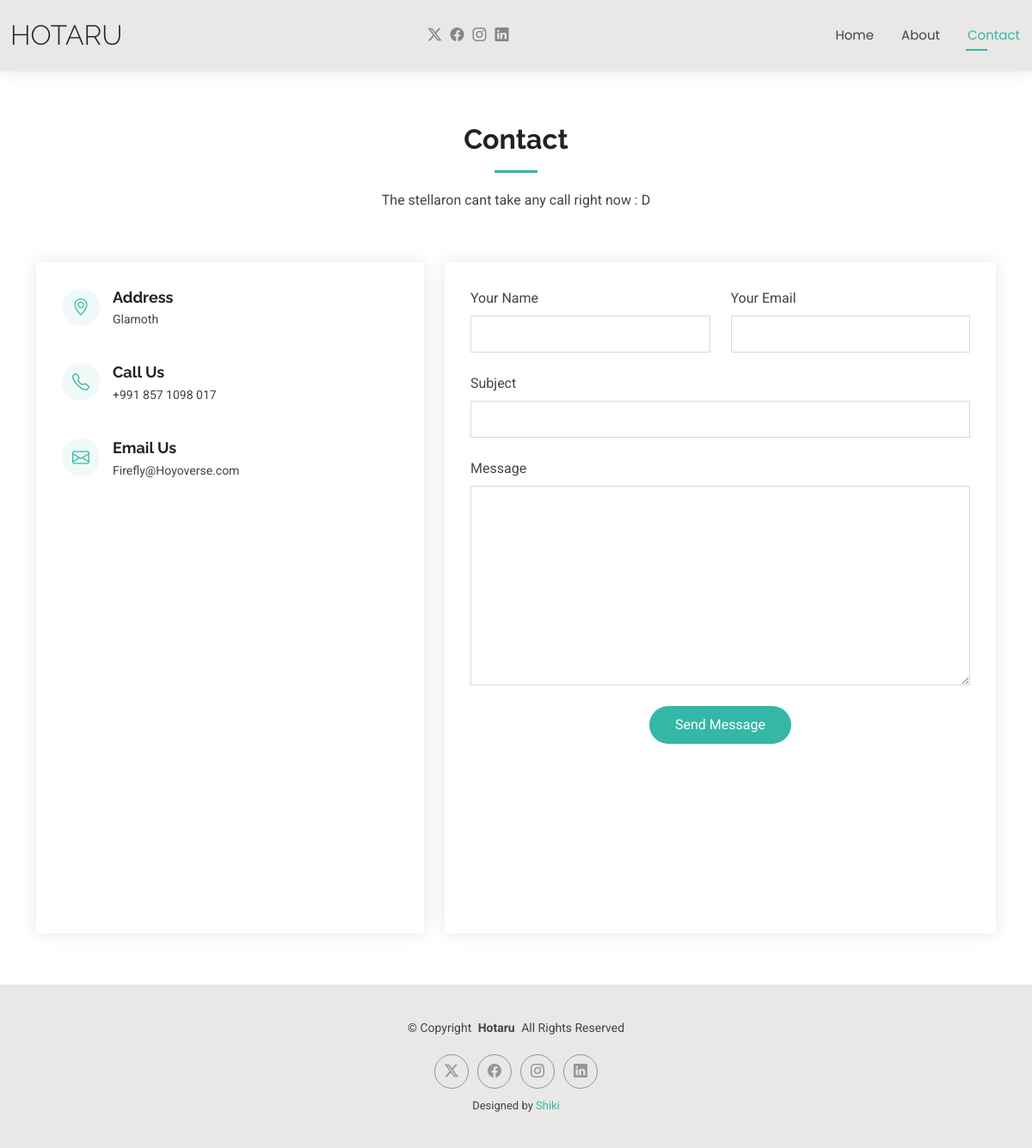
The page /contact.php on the database its author committed.
### tables this page shows
CREATE TABLE `biodata` (
  `id` int(11) NOT NULL,
  `nama_depan` varchar(20) NOT NULL,
  `nama_belakang` varchar(30) NOT NULL,
  `tentang` varchar(100) NOT NULL,
  `profesi` varchar(100) NOT NULL,
  `deskripsi_profesi` varchar(150) NOT NULL,
  `tgl_lahir` date NOT NULL,
  `website` varchar(100) NOT NULL,
  `gelar` varchar(30) NOT NULL,
  `hp` varchar(17) NOT NULL,
  `email` varchar(100) NOT NULL,
  `kota` varchar(100) NOT NULL,
  `freelance` tinyint(1) NOT NULL,
  `keterangan_about` varchar(255) NOT NULL,
  `keterangan_skill` varchar(100) NOT NULL,
  `skill` varchar(255) NOT NULL,
  `url_hero` varchar(255) NOT NULL,
  `url_foto` varchar(255) NOT NULL
);

### contact.php (the view, shortened to what this page needs)
<?php
include 'database/koneksi.php';
$sql = "SELECT * FROM kontak";
$result = mysqli_query($koneksi, $sql);
$data = mysqli_fetch_assoc($result);
$sql_biodata = "SELECT * FROM biodata";
$result_biodata = mysqli_query($koneksi, $sql_biodata);
$result_biodata = mysqli_query($koneksi, $sql_biodata);
$data_biodata = mysqli_fetch_assoc($result_biodata);
$data = array_merge($data, $data_biodata);
?>
<!DOCTYPE html>
<html lang="en">
<head>
  <link href="assets/vendor/bootstrap/css/bootstrap.min.css" rel="stylesheet">
  <link href="assets/vendor/bootstrap-icons/bootstrap-icons.css" rel="stylesheet">
  <link href="assets/vendor/aos/aos.css" rel="stylesheet">
  <link href="assets/vendor/swiper/swiper-bundle.min.css" rel="stylesheet">
  <link href="assets/vendor/glightbox/css/glightbox.min.css" rel="stylesheet">
  <link href="assets/css/main.css" rel="stylesheet">
</head>
<body class="contact-page">
  <header id="header" class="header d-flex align-items-center light-background sticky-top">
    <div class="container-fluid position-relative d-flex align-items-center justify-content-between">
      <a href="index.php" class="logo d-flex align-items-center me-auto me-xl-0">
        <?php echo "<h1 class=\"sitename\">" . $data['nama_depan'] ."</h1>"; ?>
      </a>
      <nav id="navmenu" class="navmenu">
        <ul>
          <li><a href="index.php">Home</a></li>
          <li><a href="about.php">About</a></li>
          <li><a href="contact.php" class="active">Contact</a></li>
        </ul>
      </nav>
      <div class="header-social-links">
        <a href="#" class="twitter"><i class="bi bi-twitter-x"></i></a>
        <a href="#" class="facebook"><i class="bi bi-facebook"></i></a>
        <a href="#" class="instagram"><i class="bi bi-instagram"></i></a>
        <a href="#" class="linkedin"><i class="bi bi-linkedin"></i></a>
      </div>
    </div>
  </header>
  <main class="main">
    <section id="contact" class="contact section">
      <div class="container section-title" data-aos="fade-up">
        <h2>Contact</h2>
        <?php echo "<p> " . $data['deskripsi_kontak'] . "</p>"; ?>
      </div>
      <div class="container" data-aos="fade-up" data-aos-delay="100">
        <div class="row gy-4">
          <div class="col-lg-5">
            <div class="info-wrap">
              <div class="info-item d-flex" data-aos="fade-up" data-aos-delay="200">
                <i class="bi bi-geo-alt flex-shrink-0"></i>
                <div>
                  <h3>Address</h3>
                  <?php echo "<p>" . $data['alamat'] . "</p>"; ?>
                </div>
              </div>
              <div class="info-item d-flex" data-aos="fade-up" data-aos-delay="300">
                <i class="bi bi-telephone flex-shrink-0"></i>
                <div>
                  <h3>Call Us</h3>
                  <p><?php echo "<p>" . $data['hp'] . "</p>"; ?></p>
                </div>
              </div>
              <div class="info-item d-flex" data-aos="fade-up" data-aos-delay="400">
                <i class="bi bi-envelope flex-shrink-0"></i>
                <div>
                  <h3>Email Us</h3>
                  <?php echo "<p>" . $data['email'] . "</p>"; ?>
                </div>
              </div>
           <iframe src="https://www.google.com/maps/embed?pb=!1m18!1m12!1m3!1d51858.42993355553!2d139.43661498741247!3d35.67326230960236!2m3!1f0!2f0!3f0!3m2!1i1024!2i768!4f13.1!3m3!1m2!1s0x6018e4fa6309d11f%3A0xfbafd0d9d1031566!2zRnVjaMWrLCBUb2t5bywgSmVwYW5n!5e0!3m2!1sid!2sid!4v1749879129767!5m2!1sid!2sid" width="600" height="450" style="border:0;" allowfullscreen="" loading="lazy"></iframe>
            </div>
          </div>
          <div class="col-lg-7">
            <form action="database/prs_pesan.php" method="post" class="php-email-form" data-aos="fade-up" data-aos-delay="200">
              <div class="row gy-4">
                <div class="col-md-6">
                  <label for="name-field" class="pb-2">Your Name</label>
                  <input type="text" name="name" id="name-field" class="form-control" required="">
                </div>
                <div class="col-md-6">
                  <label for="email-field" class="pb-2">Your Email</label>
                  <input type="email" class="form-control" name="email" id="email-field" required="">
                </div>
                <div class="col-md-12">
                  <label for="subject-field" class="pb-2">Subject</label>
                  <input type="text" class="form-control" name="subject" id="subject-field" required="">
                </div>
                <div class="col-md-12">
                  <label for="message-field" class="pb-2">Message</label>
                  <textarea class="form-control" name="message" rows="10" id="message-field" required=""></textarea>
                </div>
                <div class="col-md-12 text-center">
                  <button type="submit">Send Message</button>
                </div>
              </div>
            </form>
          </div>
        </div>
      </div>
    </section>
  </main>
  <footer id="footer" class="footer light-background">
    <div class="container">
      <div class="copyright text-center ">
        <p>© <span>Copyright</span> <?php echo "<strong class=\"px-1 sitename\">" . $data['nama_depan'] ."</strong>"?> <span>All Rights Reserved<br></span></p>
      </div>
      <div class="social-links d-flex justify-content-center">
        <a href=""><i class="bi bi-twitter-x"></i></a>
        <a href=""><i class="bi bi-facebook"></i></a>
        <a href=""><i class="bi bi-instagram"></i></a>
        <a href=""><i class="bi bi-linkedin"></i></a>
      </div>
      <div class="credits">
        Designed by <a href="https://bootstrapmade.com/">Shiki</a>
      </div>
    </div>
  </footer>
</body>
</html>

### rows shown on the page
biodata: nama_depan "HOTARU", kota "Glamoth", hp "+991 857 1098 017", email "Firefly@Hoyoverse.com", nama_depan "Hotaru"

### other values the page prints
$data['deskripsi_kontak'] "The stellaron cant take any call right now : D"
